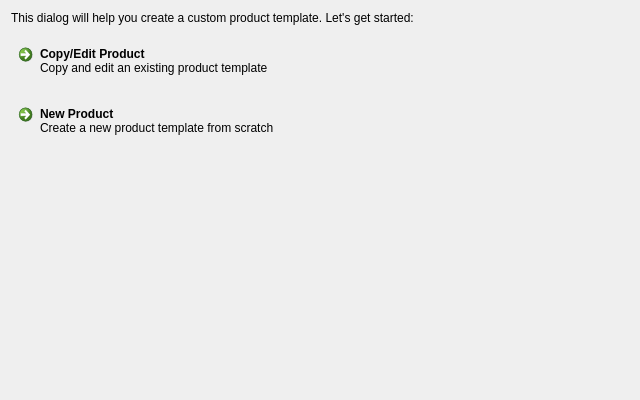
<?xml version="1.0" encoding="UTF-8"?>
<ui version="4.0">
 <class>TemplateDesignerIntroPage</class>
 <widget class="QWidget" name="TemplateDesignerIntroPage">
  <property name="geometry">
   <rect>
    <x>0</x>
    <y>0</y>
    <width>640</width>
    <height>400</height>
   </rect>
  </property>
  <property name="sizePolicy">
   <sizepolicy hsizetype="Minimum" vsizetype="Minimum">
    <horstretch>0</horstretch>
    <verstretch>0</verstretch>
   </sizepolicy>
  </property>
  <property name="minimumSize">
   <size>
    <width>640</width>
    <height>400</height>
   </size>
  </property>
  <property name="windowTitle">
   <string notr="true">Form</string>
  </property>
  <layout class="QGridLayout" name="gridLayout">
   <property name="verticalSpacing">
    <number>12</number>
   </property>
   <item row="0" column="0">
    <widget class="QLabel" name="label">
     <property name="text">
      <string>This dialog will help you create a custom product template. Let's get started:</string>
     </property>
     <property name="wordWrap">
      <bool>true</bool>
     </property>
    </widget>
   </item>
   <item row="3" column="0">
    <spacer name="verticalSpacer">
     <property name="orientation">
      <enum>Qt::Vertical</enum>
     </property>
     <property name="sizeHint" stdset="0">
      <size>
       <width>20</width>
       <height>40</height>
      </size>
     </property>
    </spacer>
   </item>
   <item row="1" column="0">
    <widget class="QCommandLinkButton" name="copyButton">
     <property name="text">
      <string>Copy/Edit Product</string>
     </property>
     <property name="description">
      <string>Copy and edit an existing product template</string>
     </property>
    </widget>
   </item>
   <item row="2" column="0">
    <widget class="QCommandLinkButton" name="newButton">
     <property name="text">
      <string>New Product</string>
     </property>
     <property name="description">
      <string>Create a new product template from scratch</string>
     </property>
    </widget>
   </item>
  </layout>
 </widget>
 <resources/>
 <connections/>
</ui>
